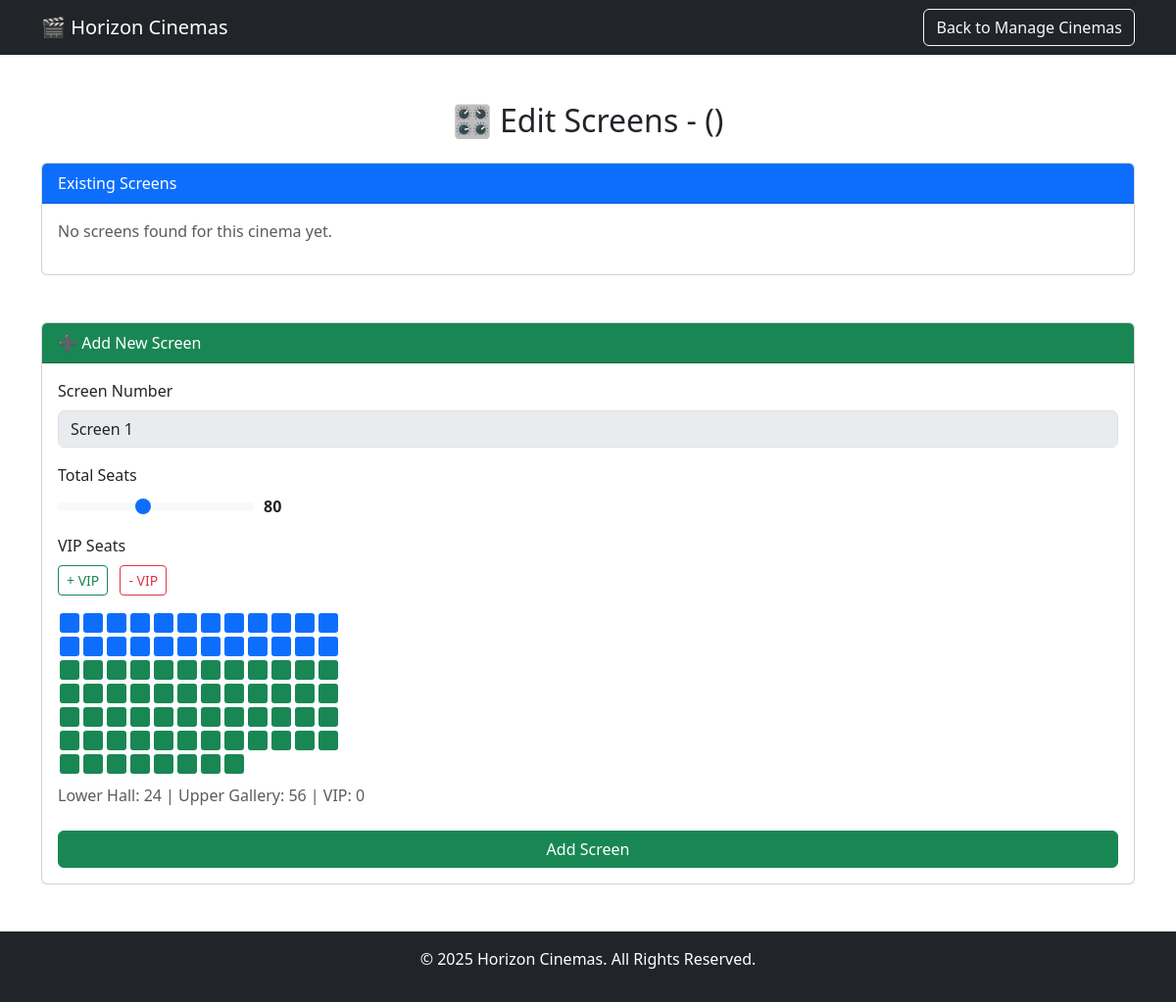
Page /edit_screens/1000 (signed in) on the earlier database version.
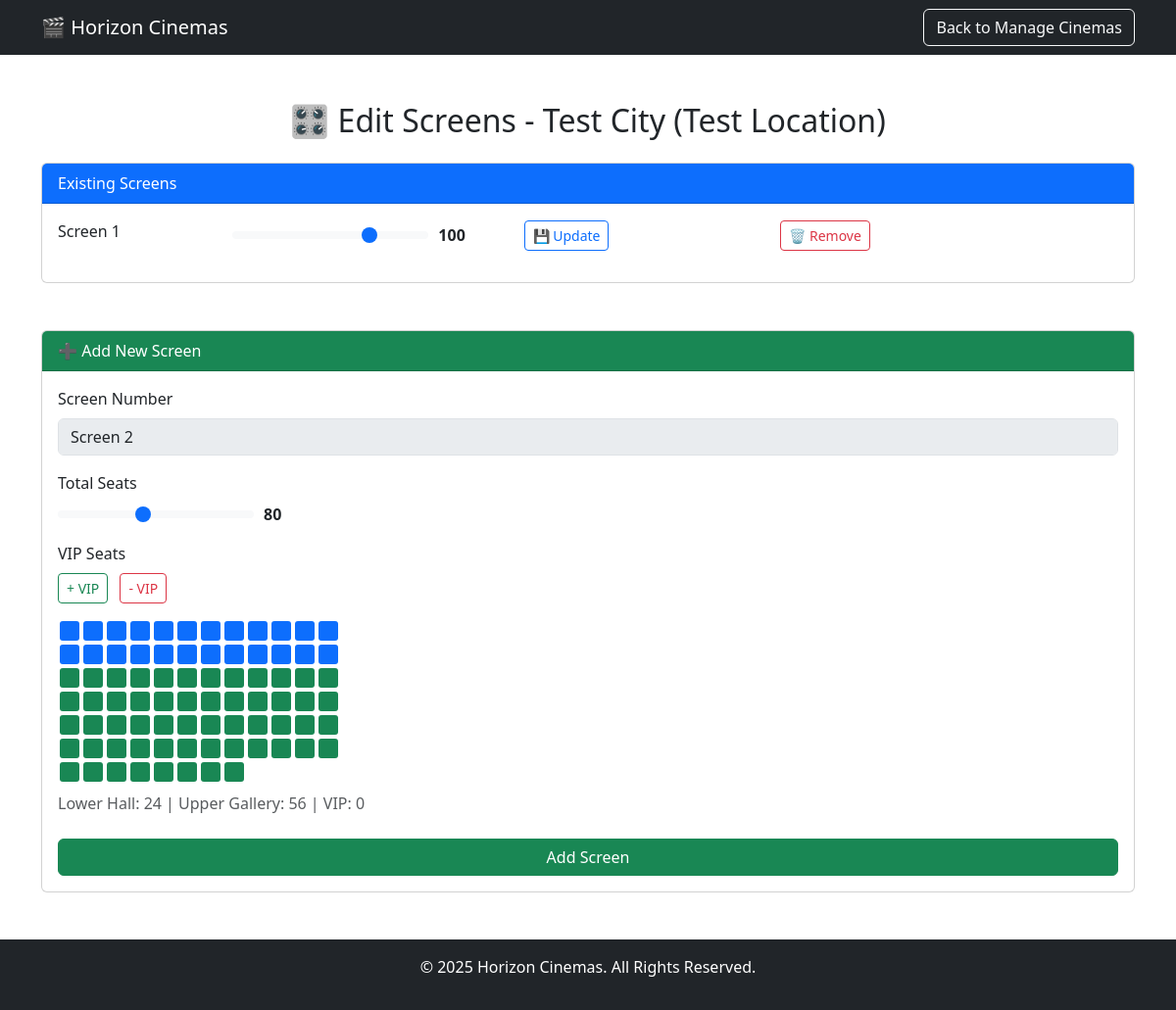
Same page on the later database version.
### tables this page shows
CREATE TABLE cinemas (
            id INTEGER PRIMARY KEY AUTOINCREMENT,
            city TEXT NOT NULL,
            location TEXT NOT NULL,
            num_of_screens INTEGER NOT NULL
        );

CREATE TABLE screens (
    id INTEGER PRIMARY KEY AUTOINCREMENT,
    cinema_id INTEGER NOT NULL,
    screen_number INTEGER NOT NULL,
    total_seats INTEGER NOT NULL CHECK (total_seats BETWEEN 50 AND 120),
    FOREIGN KEY (cinema_id) REFERENCES cinemas(id) ON DELETE CASCADE
);

### blueprints/manager_routes.py (the view, shortened to what this page needs)
@manager_routes.route('/edit_screens/<int:cinema_id>', methods=['GET', 'POST'])
@jwt_required()
def edit_screens(cinema_id):
    user_id = get_jwt_identity()
    with get_db_connection() as conn:
        cursor = conn.cursor()
        cursor.execute("SELECT role FROM users WHERE id = ?", (user_id,))
        user = cursor.fetchone()
        if not user or user["role"] not in ["manager", "admin"]:
            flash("❌ Unauthorized", "danger")
            return redirect(url_for("home"))
        cursor.execute(
            "SELECT id, screen_number, total_seats FROM screens WHERE cinema_id = ? ORDER BY screen_number",
            (cinema_id,)
        )
        screens = cursor.fetchall()
        cursor.execute("SELECT city, location FROM cinemas WHERE id = ?", (cinema_id,))
        cinema = cursor.fetchone()
    return render_template("edit_screens.html", screens=screens, cinema=cinema, cinema_id=cinema_id)

### database/database_setup.py (called while the page is built)
def get_db_connection(testing=False):
    try:
        testing = current_app.config.get("TESTING", False)
    except RuntimeError:
        pass
    db_name = 'horizon_cinemas_test.db' if testing else 'horizon_cinemas.db'
    db_path = os.path.join(os.path.dirname(__file__), db_name)
    print("✅ get_db_connection() called")
    print(f"📍 USING DB: {db_path}")
    conn = sqlite3.connect(db_path)
    conn.row_factory = sqlite3.Row
    return conn

### templates/edit_screens.html (shortened to what this page needs)
<!DOCTYPE html>
<html lang="en">
<head>
  <link rel="stylesheet" href="{{ url_for('static', filename='style.css') }}">
  <link rel="stylesheet" href="https://cdn.jsdelivr.net/npm/bootstrap@5.3.0/dist/css/bootstrap.min.css">
</head>
<body>
<nav class="navbar navbar-dark bg-dark">
  <div class="container">
    <a class="navbar-brand" href="/">🎬 Horizon Cinemas</a>
    <a href="/manage_cinemas" class="btn btn-outline-light">Back to Manage Cinemas</a>
  </div>
</nav>
<div class="container mt-5">
  <h2 class="text-center mb-4">🎛️ Edit Screens - {{ cinema.city }} ({{ cinema.location }})</h2>
  <div class="card mb-5">
    <div class="card-header bg-primary text-white">Existing Screens</div>
    <div class="card-body">
      {% if screens %}
        {% for screen in screens %}
        <div class="row align-items-center mb-3">
          <form method="POST" class="col-md-8 d-flex align-items-center">
            <div class="col-md-3">
              <label class="form-label">Screen {{ screen.screen_number }}</label>
            </div>
            <div class="col-md-5 d-flex align-items-center">
              <input type="range" min="50" max="120" value="{{ screen.total_seats }}"
                     class="form-range" name="total_seats" id="slider_{{ screen.id }}"
                     oninput="document.getElementById('label_{{ screen.id }}').innerText = this.value">
              <span class="slider-value" id="label_{{ screen.id }}">{{ screen.total_seats }}</span>
            </div>
            <div class="col-md-2">
              <button type="submit" class="btn btn-sm btn-outline-primary">💾 Update</button>
            </div>
          </form>
          <div class="col-md-2">
            <form method="POST" onsubmit="return confirm('Are you sure you want to remove this screen?')">
              <button type="submit" class="btn btn-sm btn-outline-danger">🗑️ Remove</button>
            </form>
          </div>
        </div>
        {% endfor %}
      {% else %}
        <p class="text-muted">No screens found for this cinema yet.</p>
      {% endif %}
    </div>
  </div>
  <div class="card">
    <div class="card-header bg-success text-white">➕ Add New Screen</div>
    <div class="card-body">
      {% set next_screen_number = (screens|length) + 1 %}
      <form method="POST">
        <div class="mb-3">
          <label class="form-label">Screen Number</label>
          <input type="text" class="form-control" value="Screen {{ next_screen_number }}" disabled>
        </div>
        <div class="mb-3">
          <label class="form-label">Total Seats</label>
          <div class="d-flex align-items-center">
            <input type="range" name="total_seats" min="50" max="120" value="80"
                   class="form-range" id="total_seats_slider"
                   oninput="updatePreview(this.value)">
            <span class="slider-value" id="seat_count_label">80</span>
          </div>
        </div>
        <div class="mb-3">
          <label class="form-label">VIP Seats</label>
          <div>
            <button type="button" class="btn btn-sm btn-outline-success me-2" onclick="adjustVIP(1)">+ VIP</button>
            <button type="button" class="btn btn-sm btn-outline-danger" onclick="adjustVIP(-1)">- VIP</button>
          </div>
        </div>
        <div class="seat-preview mb-2" id="seat_preview"></div>
        <div id="seat_counts" class="text-muted mb-4"></div>
        <button type="submit" class="btn btn-success w-100">Add Screen</button>
      </form>
    </div>
  </div>
</div>
<footer class="text-center bg-dark text-white py-3 mt-5">
  <p>© 2025 Horizon Cinemas. All Rights Reserved.</p>
</footer>
</body>
</html>

Differences in the rows shown:
added cinemas: city "Test City", location "Test Location"
added screens: screen_number "1", total_seats "100"
Other differences:
form field next_screen_number: "Screen 1" → "Screen 2"
text no longer shown: "No screens found for this cinema yet."
